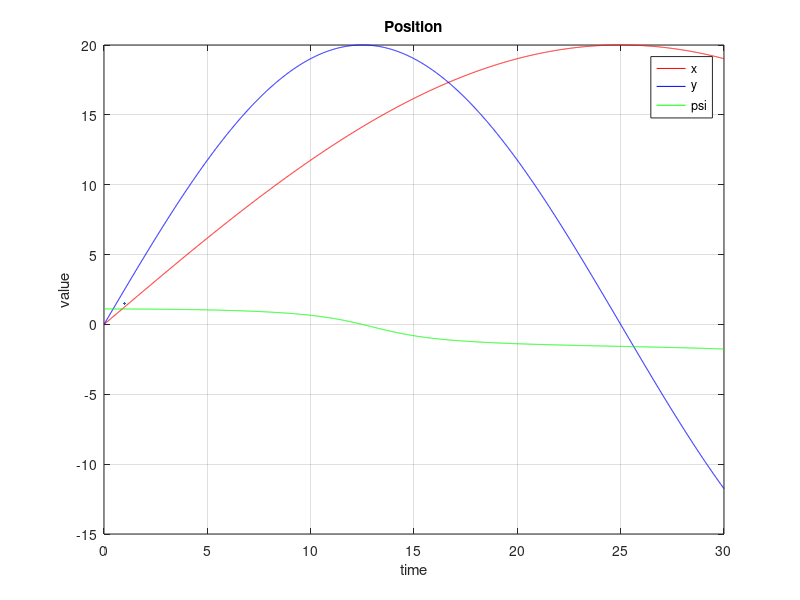
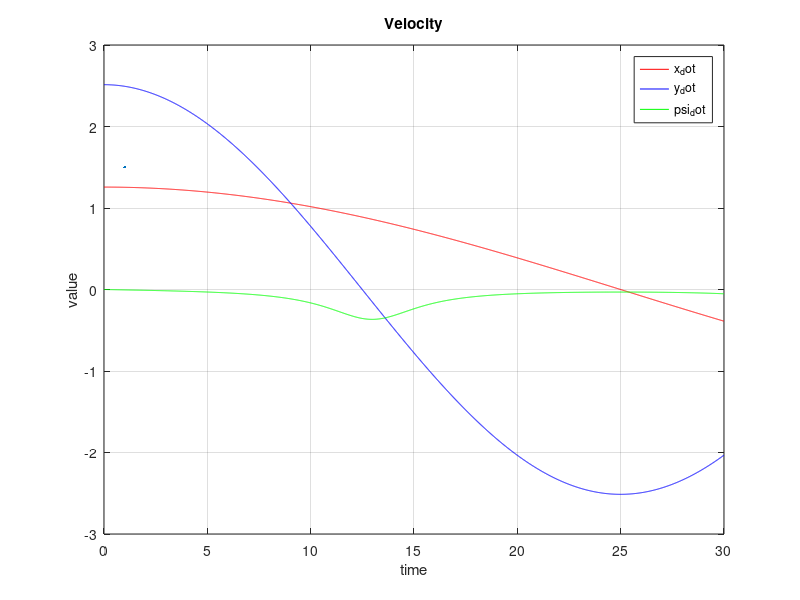
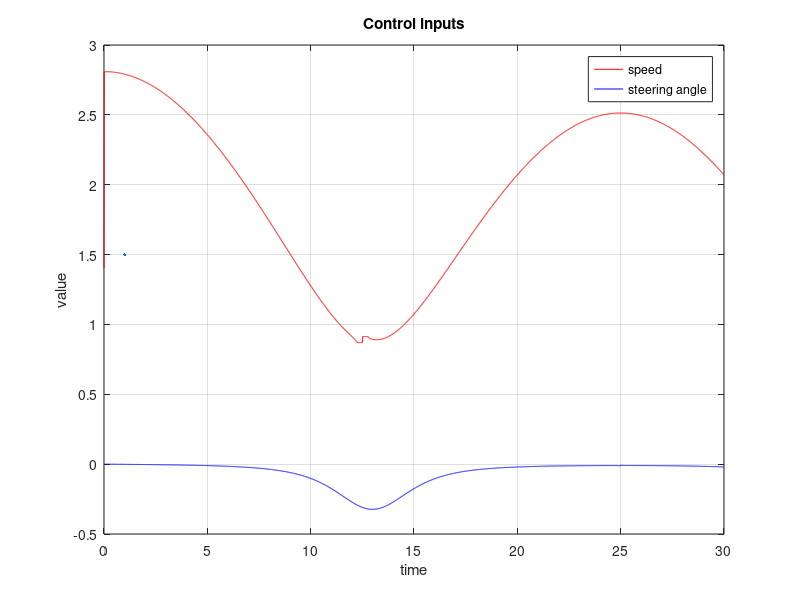
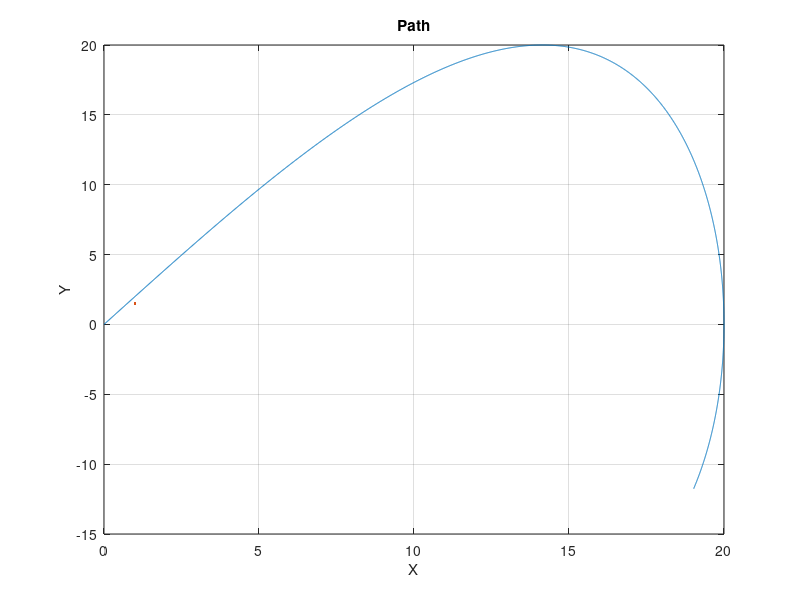

Reproduce these figures in MATLAB, in order.
clearvars;
close all;
clc;
% Define parameters for the S-shaped path
amplitude = 20;         % Amplitude of the S-shape
frequency = 0.01;        % Frequency of the S-shape
time_interval = 30;     % Total time interval for the path
dt = 0.01;            % Time step
L = 0.8;

% Generate the S-shaped path
t = linspace(0, time_interval, time_interval/dt + 1);
time_vel = t(1:end-1);
x = amplitude * sin(2 * pi * frequency * t);
y = amplitude * sin(4 * pi * frequency * t);

% Calculate velocities
x_dot = diff(x) / dt;
y_dot = diff(y) / dt;

% Calculate heading
psi = atan2(y_dot, x_dot);

% Wrap angles to the range of -2*pi to 2*pi
psi = unwrap(psi);

% Add the first element to the beginning of the vector
firstNumber = psi(1);
psi = [firstNumber, psi];

% Calculate psi_dot
psi_dot = diff(psi) / dt;

%% Calculate additional vectors v and delta
v = x_dot ./ cos(psi(1:end-1));
st_ang = medfilt1(atan(L * psi_dot ./ v),10);
v_j = (x_dot - y_dot)./(cos(psi(1:end-1)) - sin(psi(1:end-1)));
v = medfilt1((y_dot ./ sin(psi(1:end-1))),50);

%%
% Save inputs in a matrix
input = [time_vel', v', st_ang'];

% Save the path, velocities, and heading to a file
pos = [t', x', y', psi'];
pos = pos(:, 1:end-1);

vel = [time_vel', x_dot', y_dot', psi_dot'];
vel = vel(:, 1:end-1);

% Transpose matrices
pos = pos';
vel = vel';
figure
plot( t, x, '-r', t, y, '-b', t, psi, 'g', LineWidth=1.5 )
title('Position')
xlabel('time')
ylabel('value')
legend('x', 'y', 'psi')
grid on

figure
plot( time_vel, x_dot, '-r', time_vel, y_dot, '-b', time_vel, psi_dot, 'g', LineWidth=1.5 )
title('Velocity')
xlabel('time')
ylabel('value')
legend('x_dot', 'y_dot', 'psi_dot')
grid on

figure
plot( time_vel, v, '-r', time_vel, st_ang, '-b', LineWidth=1.5)
title('Control inputs')
xlabel('time')
ylabel('value')
legend('speed', 'steering angle')
grid on

figure
plot(x, y, LineWidth=1.5)
title('Path')
xlabel('X')
ylabel('Y')
grid on


%% save vectors
fileID = fopen('steering_angles.txt', 'w');

% Check if the file was opened successfully
if fileID == -1
    error('Unable to open the file for writing.');
end

% Write the vector to the file
fprintf(fileID, '%f\n', st_ang);

% Close the file
fclose(fileID);

disp('Vector saved to steering_angles.txt');